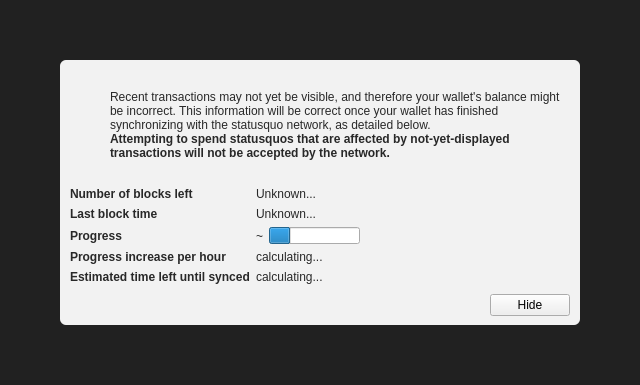
<?xml version="1.0" encoding="UTF-8"?>
<ui version="4.0">
 <class>ModalOverlay</class>
 <widget class="ModalOverlay" name="ModalOverlay">
  <property name="geometry">
   <rect>
    <x>0</x>
    <y>0</y>
    <width>640</width>
    <height>385</height>
   </rect>
  </property>
  <property name="windowTitle">
   <string>Form</string>
  </property>
  <layout class="QVBoxLayout" name="verticalLayout" stretch="0">
   <property name="sizeConstraint">
    <enum>QLayout::SetDefaultConstraint</enum>
   </property>
   <property name="leftMargin">
    <number>0</number>
   </property>
   <property name="topMargin">
    <number>0</number>
   </property>
   <property name="rightMargin">
    <number>0</number>
   </property>
   <property name="bottomMargin">
    <number>0</number>
   </property>
   <item>
    <widget class="QWidget" name="bgWidget" native="true">
     <property name="styleSheet">
      <string notr="true">#bgWidget { background: rgba(0,0,0,220); }</string>
     </property>
     <layout class="QVBoxLayout" name="verticalLayoutMain" stretch="1">
      <property name="leftMargin">
       <number>60</number>
      </property>
      <property name="topMargin">
       <number>60</number>
      </property>
      <property name="rightMargin">
       <number>60</number>
      </property>
      <property name="bottomMargin">
       <number>60</number>
      </property>
      <item>
       <widget class="QWidget" name="contentWidget" native="true">
        <property name="styleSheet">
         <string notr="true">#contentWidget { background: rgba(255,255,255,240); border-radius: 6px; }

QLabel { color: rgb(40,40,40);  }</string>
        </property>
        <layout class="QVBoxLayout" name="verticalLayoutSub" stretch="1,0,0,0">
         <property name="spacing">
          <number>0</number>
         </property>
         <property name="leftMargin">
          <number>10</number>
         </property>
         <property name="topMargin">
          <number>10</number>
         </property>
         <property name="rightMargin">
          <number>10</number>
         </property>
         <property name="bottomMargin">
          <number>10</number>
         </property>
         <item>
          <layout class="QHBoxLayout" name="horizontalLayoutIconText" stretch="0,1">
           <property name="topMargin">
            <number>20</number>
           </property>
           <item>
            <layout class="QVBoxLayout" name="verticalLayoutIcon">
             <property name="leftMargin">
              <number>0</number>
             </property>
             <item>
              <widget class="QPushButton" name="warningIcon">
               <property name="enabled">
                <bool>false</bool>
               </property>
               <property name="text">
                <string/>
               </property>
               <property name="icon">
                <iconset>
                 <normaloff>:/icons/warning</normaloff>
                 <disabledoff>:/icons/warning</disabledoff>:/icons/warning</iconset>
               </property>
               <property name="iconSize">
                <size>
                 <width>48</width>
                 <height>48</height>
                </size>
               </property>
               <property name="flat">
                <bool>true</bool>
               </property>
              </widget>
             </item>
             <item>
              <spacer name="verticalSpacerWarningIcon">
               <property name="orientation">
                <enum>Qt::Vertical</enum>
               </property>
               <property name="sizeHint" stdset="0">
                <size>
                 <width>20</width>
                 <height>40</height>
                </size>
               </property>
              </spacer>
             </item>
            </layout>
           </item>
           <item>
            <layout class="QVBoxLayout" name="verticalLayoutInfoText">
             <property name="leftMargin">
              <number>0</number>
             </property>
             <property name="topMargin">
              <number>0</number>
             </property>
             <item>
              <widget class="QLabel" name="infoText">
               <property name="text">
                <string>Recent transactions may not yet be visible, and therefore your wallet's balance might be incorrect. This information will be correct once your wallet has finished synchronizing with the statusquo network, as detailed below.</string>
               </property>
               <property name="textFormat">
                <enum>Qt::RichText</enum>
               </property>
               <property name="wordWrap">
                <bool>true</bool>
               </property>
              </widget>
             </item>
             <item>
              <widget class="QLabel" name="infoTextStrong">
               <property name="font">
                <font>
                 <weight>75</weight>
                 <bold>true</bold>
                </font>
               </property>
               <property name="text">
                <string>Attempting to spend statusquos that are affected by not-yet-displayed transactions will not be accepted by the network.</string>
               </property>
               <property name="textFormat">
                <enum>Qt::RichText</enum>
               </property>
               <property name="wordWrap">
                <bool>true</bool>
               </property>
              </widget>
             </item>
             <item>
              <spacer name="verticalSpacerInTextSpace">
               <property name="orientation">
                <enum>Qt::Vertical</enum>
               </property>
               <property name="sizeHint" stdset="0">
                <size>
                 <width>20</width>
                 <height>40</height>
                </size>
               </property>
              </spacer>
             </item>
            </layout>
           </item>
          </layout>
         </item>
         <item>
          <spacer name="verticalSpacerAfterText">
           <property name="orientation">
            <enum>Qt::Vertical</enum>
           </property>
           <property name="sizeHint" stdset="0">
            <size>
             <width>20</width>
             <height>40</height>
            </size>
           </property>
          </spacer>
         </item>
         <item>
          <layout class="QFormLayout" name="formLayout">
           <property name="fieldGrowthPolicy">
            <enum>QFormLayout::FieldsStayAtSizeHint</enum>
           </property>
           <property name="horizontalSpacing">
            <number>6</number>
           </property>
           <property name="verticalSpacing">
            <number>6</number>
           </property>
           <property name="topMargin">
            <number>10</number>
           </property>
           <item row="0" column="0">
            <widget class="QLabel" name="labelNumberOfBlocksLeft">
             <property name="font">
              <font>
               <weight>75</weight>
               <bold>true</bold>
              </font>
             </property>
             <property name="text">
              <string>Number of blocks left</string>
             </property>
            </widget>
           </item>
           <item row="0" column="1">
            <widget class="QLabel" name="numberOfBlocksLeft">
             <property name="text">
              <string>Unknown...</string>
             </property>
            </widget>
           </item>
           <item row="1" column="0">
            <widget class="QLabel" name="labelLastBlockTime">
             <property name="font">
              <font>
               <weight>75</weight>
               <bold>true</bold>
              </font>
             </property>
             <property name="text">
              <string>Last block time</string>
             </property>
            </widget>
           </item>
           <item row="1" column="1">
            <widget class="QLabel" name="newestBlockDate">
             <property name="sizePolicy">
              <sizepolicy hsizetype="Maximum" vsizetype="Preferred">
               <horstretch>0</horstretch>
               <verstretch>0</verstretch>
              </sizepolicy>
             </property>
             <property name="text">
              <string>Unknown...</string>
             </property>
            </widget>
           </item>
           <item row="2" column="0">
            <widget class="QLabel" name="labelSyncDone">
             <property name="font">
              <font>
               <weight>75</weight>
               <bold>true</bold>
              </font>
             </property>
             <property name="text">
              <string>Progress</string>
             </property>
            </widget>
           </item>
           <item row="2" column="1">
            <layout class="QHBoxLayout" name="horizontalLayoutSync" stretch="0,1">
             <item>
              <widget class="QLabel" name="percentageProgress">
               <property name="text">
                <string notr="true">~</string>
               </property>
              </widget>
             </item>
             <item>
              <widget class="QProgressBar" name="progressBar">
               <property name="value">
                <number>24</number>
               </property>
               <property name="format">
                <string/>
               </property>
              </widget>
             </item>
            </layout>
           </item>
           <item row="4" column="0">
            <widget class="QLabel" name="labelProgressIncrease">
             <property name="font">
              <font>
               <weight>75</weight>
               <bold>true</bold>
              </font>
             </property>
             <property name="text">
              <string>Progress increase per hour</string>
             </property>
            </widget>
           </item>
           <item row="4" column="1">
            <widget class="QLabel" name="progressIncreasePerH">
             <property name="text">
              <string>calculating...</string>
             </property>
            </widget>
           </item>
           <item row="5" column="0">
            <widget class="QLabel" name="labelEstimatedTimeLeft">
             <property name="font">
              <font>
               <weight>75</weight>
               <bold>true</bold>
              </font>
             </property>
             <property name="text">
              <string>Estimated time left until synced</string>
             </property>
            </widget>
           </item>
           <item row="5" column="1">
            <widget class="QLabel" name="expectedTimeLeft">
             <property name="text">
              <string>calculating...</string>
             </property>
            </widget>
           </item>
          </layout>
         </item>
         <item>
          <layout class="QHBoxLayout" name="horizontalLayoutButtons">
           <property name="leftMargin">
            <number>10</number>
           </property>
           <property name="topMargin">
            <number>10</number>
           </property>
           <item>
            <spacer name="horizontalSpacer">
             <property name="orientation">
              <enum>Qt::Horizontal</enum>
             </property>
             <property name="sizeHint" stdset="0">
              <size>
               <width>40</width>
               <height>20</height>
              </size>
             </property>
            </spacer>
           </item>
           <item>
            <widget class="QPushButton" name="closeButton">
             <property name="text">
              <string>Hide</string>
             </property>
            </widget>
           </item>
          </layout>
         </item>
        </layout>
       </widget>
      </item>
     </layout>
    </widget>
   </item>
  </layout>
 </widget>
 <customwidgets>
  <customwidget>
   <class>ModalOverlay</class>
   <extends>QWidget</extends>
   <header>modaloverlay.h</header>
   <container>1</container>
  </customwidget>
 </customwidgets>
 <resources/>
 <connections/>
</ui>
